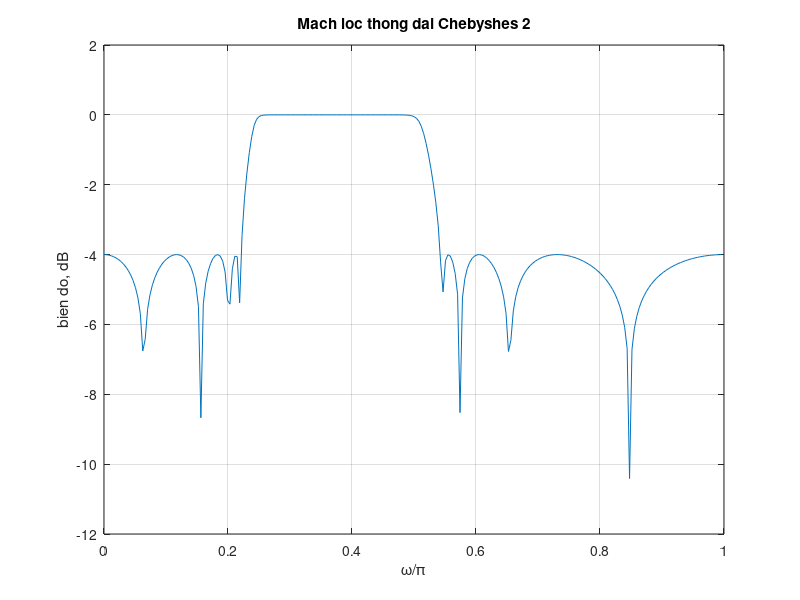

MATLAB code to generate this figure:
Fp1 = 1000;
Fp2 = 2000;
Fs1 = 800;
Fs2 = 2200;
F=8000;
Rp=0.5; Rs=40;
wp1=2*Fp1/F;
wp2=2*Fp2/F;
ws1=2*Fs1/F;
ws2=2*Fs2/F;
Wp=[wp1 wp2]; Ws=[ws1 ws2];
[N,Wn]=cheb2ord(Wp,Ws,Rp,Rs);
[b,a]=cheby2(N,Rs,Wn);
[h,omega]=freqz(b,a,256);
y=2*log10(abs(h));
plot(omega/pi,y); grid on;
xlabel('\omega/\pi');
ylabel('bien do, dB');
title('Mach loc thong dai Chebyshes 2');